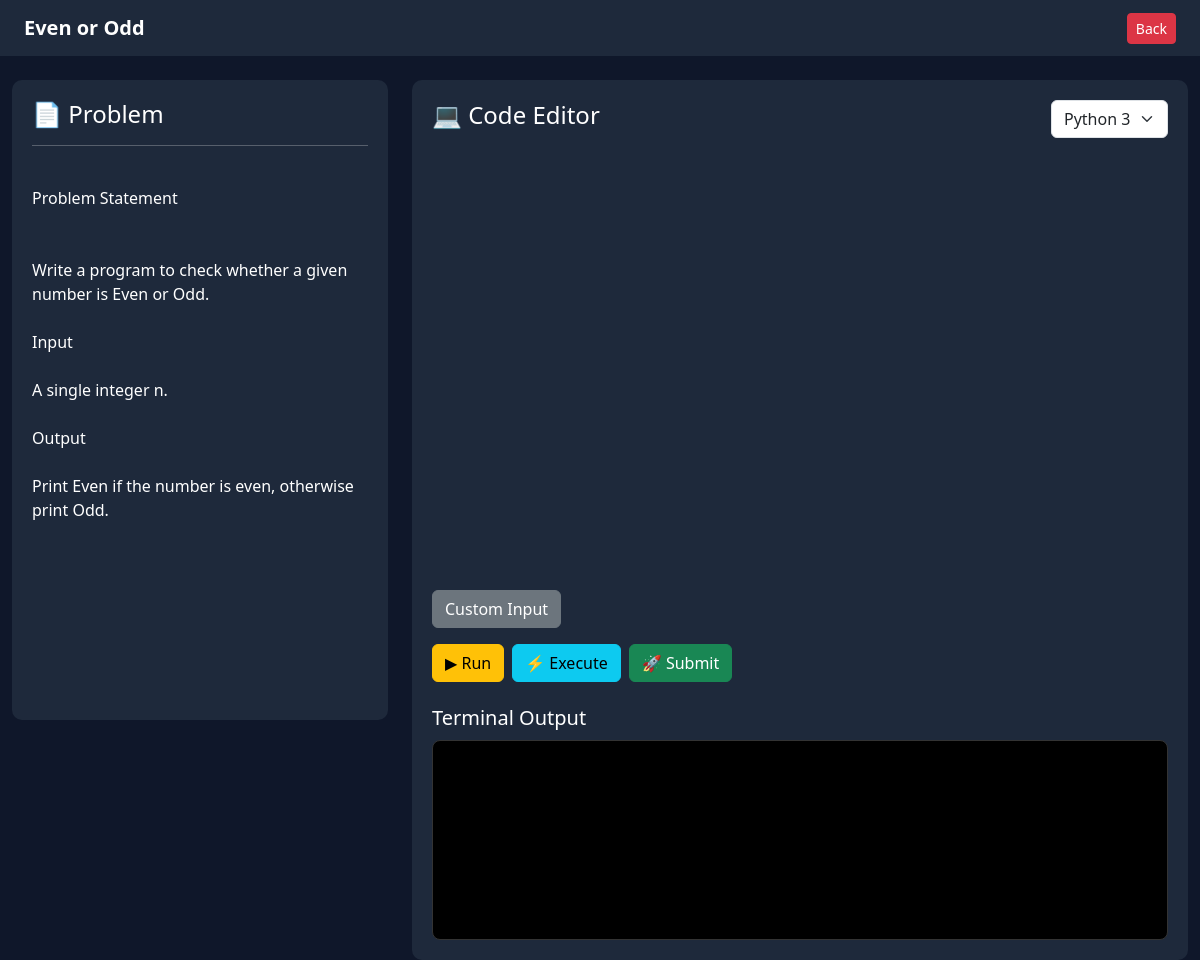
Screenshot of /problem/4 (signed in) with the database file from the repository.
### tables this page shows
CREATE TABLE problems(
    id INTEGER PRIMARY KEY AUTOINCREMENT,
    title TEXT,
    description TEXT
);

### app.py (the view)
@app.route("/problem/<int:pid>")
def problem(pid):
    if "user" not in session:
        return redirect("/")
    c.execute("SELECT * FROM problems WHERE id=?", (pid,))
    problem = c.fetchone()
    if not problem:
        return "Problem not found"
    return render_template("problem.html", problem=problem)

### templates/problem.html (shortened to what this page needs)
<!DOCTYPE html>
<html lang="en">
<head>
<link href="https://cdn.jsdelivr.net/npm/bootstrap@5.3.2/dist/css/bootstrap.min.css" rel="stylesheet">
</head>
<body>
<nav class="navbar navbar-dark px-4">
<span class="navbar-brand fw-bold">
{{ problem[1] }}
</span>
<a href="/dashboard" class="btn btn-danger btn-sm">
Back
</a>
</nav>
<div class="container-fluid mt-4">
<div class="row g-4">
<div class="col-md-4">
<div class="problem-box">
<h4>📄 Problem</h4>
<hr>
<div style="white-space: pre-wrap;">
{{ problem[2] }}
</div>
</div>
</div>
<div class="col-md-8">
<div class="editor-box">
<div class="d-flex justify-content-between align-items-center mb-3">
<h4>💻 Code Editor</h4>
<select id="language"
class="form-select w-auto"
onchange="changeTemplate()">
<option value="python">Python 3</option>
</select>
</div>
<div id="editor"></div>
<button class="btn btn-secondary mt-3"
onclick="toggleInput()">
Custom Input
</button>
<div class="mt-3 d-flex gap-2">
<button class="btn btn-warning"
onclick="runCode()">▶ Run</button>
<button class="btn btn-info"
onclick="executeCode()">⚡ Execute</button>
<button class="btn btn-success"
onclick="submitCode()">🚀 Submit</button>
</div>
<h5 class="mt-4">Terminal Output</h5>
<div class="terminal">
</div>
</div>
</div>
</div>
</div>
</body>
</html>

### templates/problem.html (style rules this page uses)
body { background:#0f172a; color:white; font-family:Segoe UI; }
.navbar { background:#1e293b; }
.problem-box { background:#1e293b; padding:20px; border-radius:10px; height:80vh; overflow:auto; }
.editor-box { background:#1e293b; padding:20px; border-radius:10px; }
#editor { height:420px; border-radius:8px; }
.terminal { background:black; color:#00ff00; font-family:Consolas,monospace; padding:15px; border-radius:8px; height:200px; overflow-y:auto; border:1px solid #333; margin-top:10px; }

### rows the page displays
problems: title "Even or Odd", description "Problem Statement Write a program to check whether a given number is Even or Odd. Input A single integer n. Output Print Even if the number is even, otherwise print Odd."
